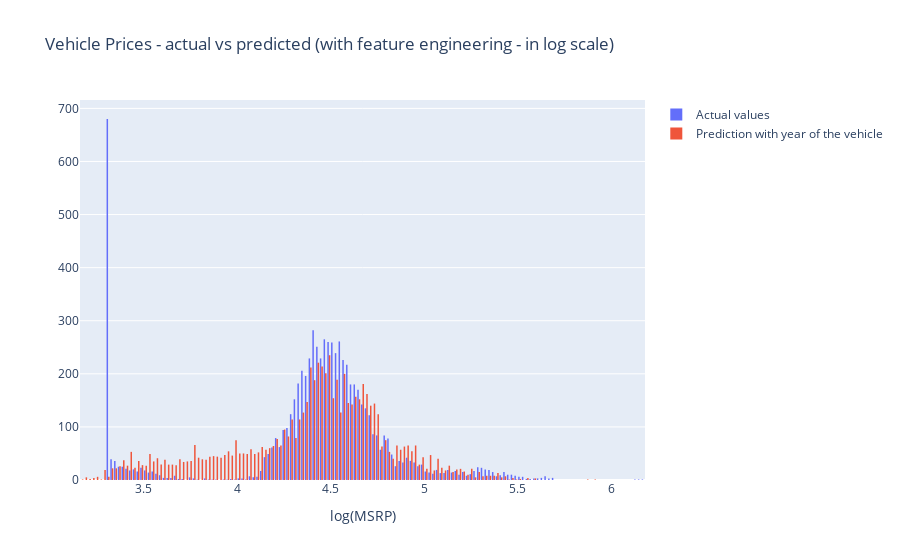

Notebook cell for this chart:
### Code cell
# Visualising the fit
trace_1 = go.Histogram(x=y_train, name='Actual values')
trace_2 = go.Histogram(
    x=y_full_hat, name='Prediction with year of the vehicle')

data = [trace_1, trace_2]

layout = go.Layout(title='Vehicle Prices - actual vs predicted (with feature engineering - in log scale)',
                   xaxis_title='log(MSRP)')

figure = go.Figure(data=data, layout=layout)
py.iplot(figure)

### Figure 1 — Plotly figure (JSON) as saved in the notebook; plotly's stock layout.template omitted (floating-point values rounded to 4 significant figures; data arrays with more than 128 entries replaced by an {"elided": "..."} marker saying what was removed)
{"data": [{"name": "Actual values", "type": "histogram", "x": {"elided": "7150 float values"}}, {"name": "Prediction with year of the vehicle", "type": "histogram", "x": {"elided": "7150 float values"}}], "layout": {"title": {"text": "Vehicle Prices - actual vs predicted (with feature engineering - in log scale)"}, "xaxis": {"title": {"text": "log(MSRP)"}}}}
